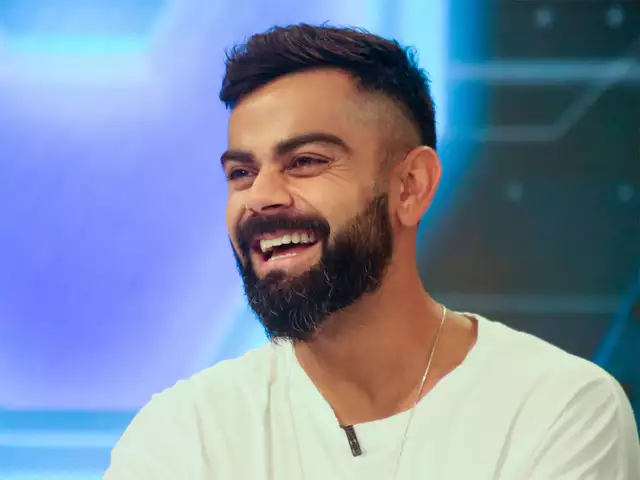
#> input picture kohli.jpg, 640 x 480 px
$ python cartooon.py
#> lines starting #> are read from the running program, lines starting #| are printed output that depends on the picture; after the words box and inside, x2 and y2 are one past the last pixel; in counts of white or black regions, pixels touching at a corner belong together
import cv2

#Use bilateral filter for edge-aware smoothing.
num_down = 2 # number of downsampling steps
num_bilateral = 3 # number of bilateral filtering steps

img_rgb = cv2.imread("kohli.jpg")
#> img_rgb is the input picture: shape (480, 640, 3); mean B, G, R 164.7, 140.1, 125.5

# downsample image using Gaussian pyramid
img_color = img_rgb
for _ in range(num_down):
   img_color = cv2.pyrDown(img_color)
#> this loop made 2 passes
#> pass 2, `img_color = cv2.pyrDown(img_color)`:
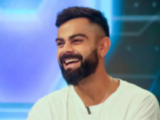
#> img_color: shape (120, 160, 3); mean B, G, R 165.1, 140.1, 125.4

# repeatedly apply small bilateral filter instead of
# applying one large filter
for _ in range(num_bilateral):
   img_color = cv2.bilateralFilter(img_color, d=9, sigmaColor=4, sigmaSpace=5)

# upsample image to original size
for _ in range(num_down):
   img_color = cv2.pyrUp(img_color)
#> this loop made 2 passes
#> pass 1, `img_color = cv2.pyrUp(img_color)`:
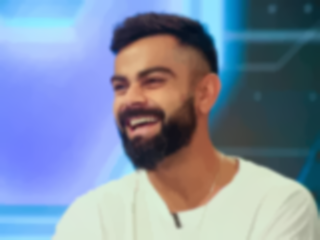
#> img_color: shape (240, 320, 3); mean B, G, R 164.8, 140.1, 125.5


#Use median filter to reduce noise
# convert to grayscale and apply median blur
img_gray = cv2.cvtColor(img_rgb, cv2.COLOR_RGB2GRAY)
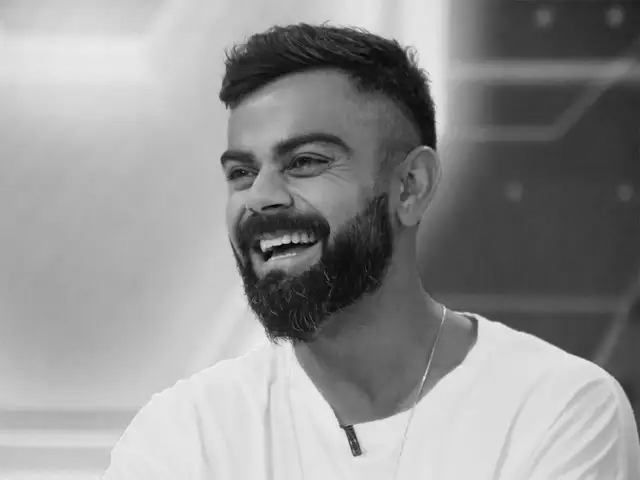
#> img_gray: shape (480, 640); min 1, max 244, mean 145.8
img_blur = cv2.medianBlur(img_gray, 11)


#Use adaptive thresholding to create an edge mask
# detect and enhance edges
img_edge = cv2.adaptiveThreshold(img_blur, 255,cv2.ADAPTIVE_THRESH_MEAN_C,cv2.THRESH_BINARY,blockSize=7,C=2)
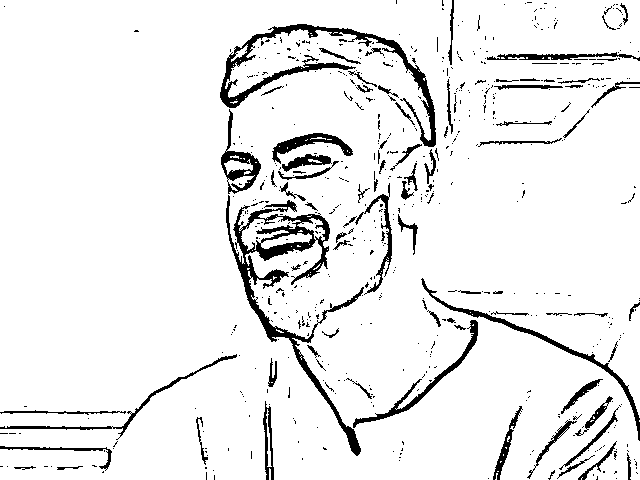
#> img_edge: shape (480, 640); 92.6% white; 593 black regions (508 under 20 px), largest, box (x1, y1, x2, y2) and area: (226, 195, 364, 456) 4721, (220, 24, 436, 147) 3255, (421, 278, 640, 441) 1243


# Combine color image with edge mask & display picture
# convert back to color, bit-AND with color image
img_edge = cv2.cvtColor(img_edge, cv2.COLOR_GRAY2RGB)
img_cartoon = cv2.bitwise_and(img_color, img_edge)
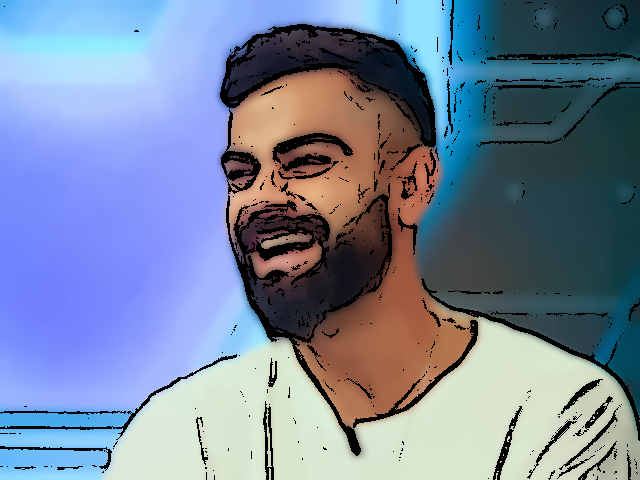
#> img_cartoon: shape (480, 640, 3); mean B, G, R 156.7, 132.4, 117.7

# display
cv2.imshow("myCartoon", img_cartoon)
cv2.imshow("sketch",img_edge)

cv2.imwrite('myCartoon.png',img_cartoon)  #add a copy
cv2.imwrite('mySketch.png',img_edge)

if cv2.waitKey(0) & 0xff == 27:
#> (key Esc is pressed here)
    cv2.destroyAllWindows()
